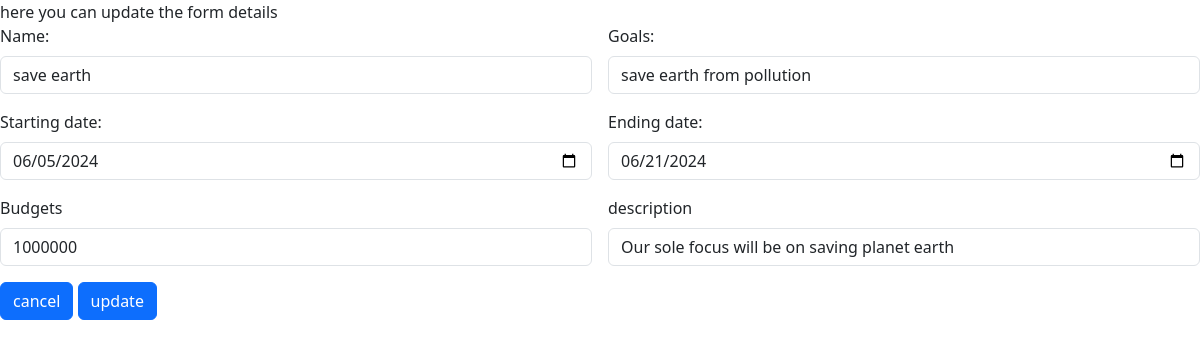
The app's page /edit_campdetails/1, older data.
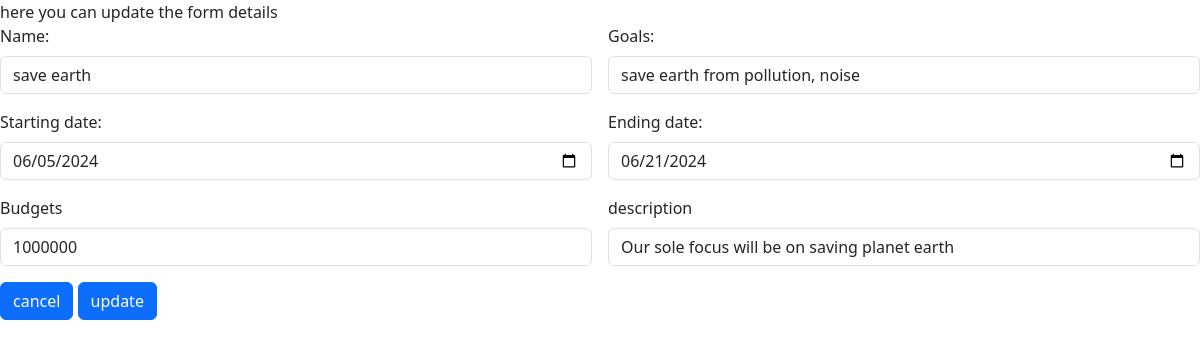
The same page, newer data.
### app.py (models this page shows)
class campaigns(db.Model):
    __tablename__='campaign'
    campaigns_id=db.Column(db.Integer,primary_key=True,autoincrement=True)
    sponser_id=db.Column(db.String,db.ForeignKey(Sponsers.Sponsers_id))
    name=db.Column(db.String,nullable=False)
    description=db.Column(db.String)
    start_date=db.Column(db.String)
    end_date=db.Column(db.String)
    budget=db.Column(db.Integer)
    Visibility=db.Column(db.String)
    goals=db.Column(db.String)

### app.py (the view, shortened to what this page needs)
@app.route("/edit_campdetails/<int:campaigns_id>",methods=["GET","POST"])
def updatecamp(campaigns_id):
    if request.method=="GET":
        data=db.session.query(campaigns).get(campaigns_id)
        return render_template("update_campdetails.html",data=data)

### templates/update_campdetails.html (shortened to what this page needs)
<!DOCTYPE html>
<html lang="en">
<head>
    <link href="https://cdn.jsdelivr.net/npm/bootstrap@5.3.3/dist/css/bootstrap.min.css" rel="stylesheet">
</head>
<body>
    here you can update the form details<br>
    <form class="row g-3" method="POST" action="/edit_campdetails/{{data.campaigns_id}}">
        <div class="col-md-6">
            <label for="inputCity" class="form-label">Name: </label>
            <input type="text" class="form-control" id="name" value="{{data.name}}" name="Name">
        </div>
        <div class="col-md-6">
            <label for="inputCity" class="form-label">Goals:</label>
            <input type="text" class="form-control" id="name" value="{{data.goals}}" name="Goals">
        </div>
        <div class="col-md-6">
            <label for="inputCity" class="form-label">Starting date:</label>
            <input type="date" class="form-control" id="name" value="{{data.start_date}}" name="sdate">
        </div>
        <div class="col-md-6">
            <label for="inputCity" class="form-label">Ending date:</label>
            <input type="date" class="form-control" id="name" value="{{data.end_date}}" name="edate">
        </div>
        <div class="col-md-6">
            <label for="inputCity" class="form-label">Budgets</label>
            <input type="text" class="form-control" id="name" value="{{data.budget}}" name="budget">
        </div>
        <div class="col-md-6">
            <label for="inputCity" class="form-label">description</label>
            <input type="text" class="form-control" id="name" value="{{data.description}}" name="description">
        </div>
        <div class="col-12">
            <a href=""><button type="submit" class="btn btn-primary">cancel</button></a>
            <button type="submit" class="btn btn-primary">update</button>
          </div>
    </form>
    <br>
</body>
</html>

Row changes from the older to the newer data that the page shows:
changed campaigns "save earth": Goals "save earth from pollution" → "save earth from pollution, noise"
